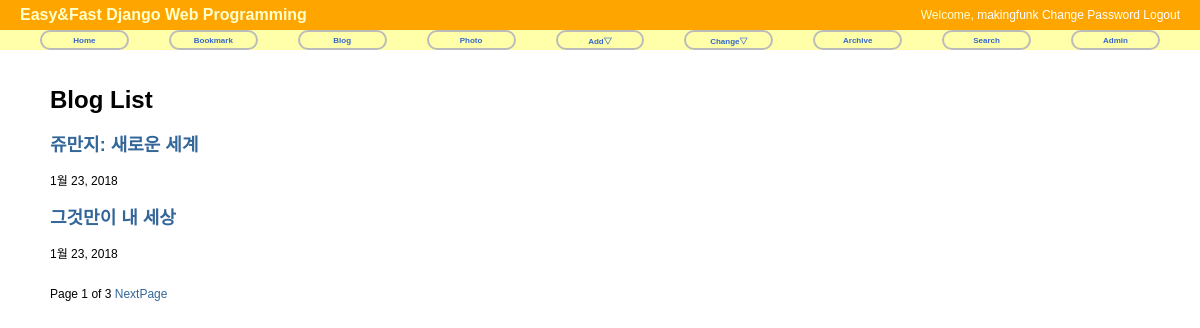
/blog/, run on an earlier commit of the app's database.
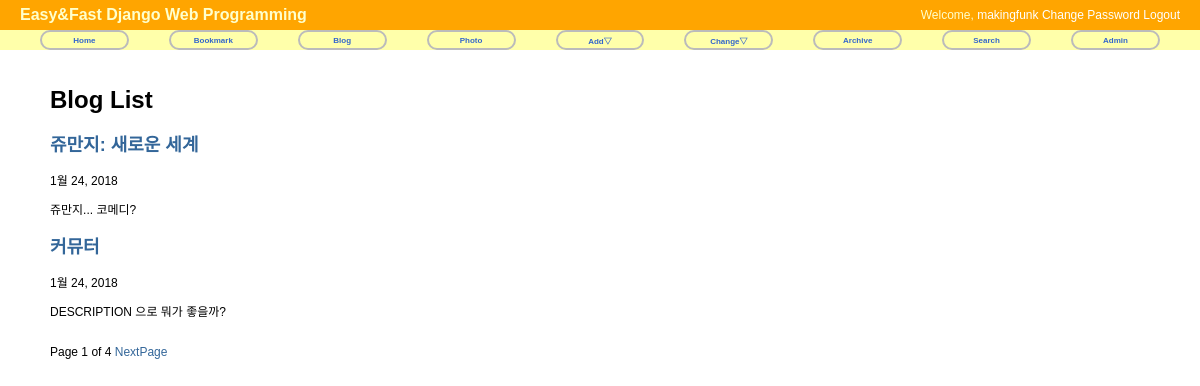
And on a later commit of the database.
### blog/models.py (models this page shows, shortened)
class Post(models.Model):
    title = models.CharField('TITLE', max_length=50)
    slug = models.SlugField('SLUG', unique=True, allow_unicode=True, help_text='one word for title alias')
    description = models.CharField('DESCRIPTION', max_length=100, blank=True, help_text='simple description text')
    content = models.TextField('CONTENT')
    create_date = models.DateTimeField('Create Date', auto_now_add=True)
    modify_date = models.DateTimeField('Modify Date', auto_now=True)
    class Meta:
        verbose_name = 'post'
        verbose_name_plural = 'posts'
        db_table = 'my_post'
        ordering = ('-modify_date', )

### blog/views.py (the view)
# urls.py: path('', views.PostLV.as_view(), name='index'),  # 1
class PostLV(ListView):
    model = Post
    template_name = 'blog/post_all.html'
    context_object_name = 'posts'
    paginate_by = 2

### blog/templates/blog/post_all.html (shortened to what this page needs)
{% extends "base.html" %}
{% block content %}
<div id="content">
    <h1>Blog List</h1>
    {% for post in posts %}
        <h2><a href="{{ post.get_absolute_url  }}">{{ post.title }}</a></h2>
        {{ post.modify_date|date:"N d, Y" }}
        <p>{{ post.description }}</p>
    {% endfor %}
    <br/>
    <div>
        <span>
            Page {{ page_obj.number }} of {{ page_obj.paginator.num_pages }}
            {% if page_obj.has_next %}
                <a href="?page={{ page_obj.next_page_number }}">NextPage</a>
            {% endif %}
        </span>
    </div>
</div>
{% endblock %}

What changed in the data, as far as the page shows it:
no longer on this page (row edited): Post: title "그것만이 내 세상", modify_date "1월 23, 2018"
changed Post "쥬만지: 새로운 세계": modify_date "1월 23, 2018" → "1월 24, 2018"; description (not shown) → "쥬만지... 코메디?"
added Post: title "커뮤터", modify_date "1월 24, 2018", description "DESCRIPTION 으로 뭐가 좋을까?"
Also different on the page:
{{ page_obj.paginator.num_pages }}: "3" → "4"
